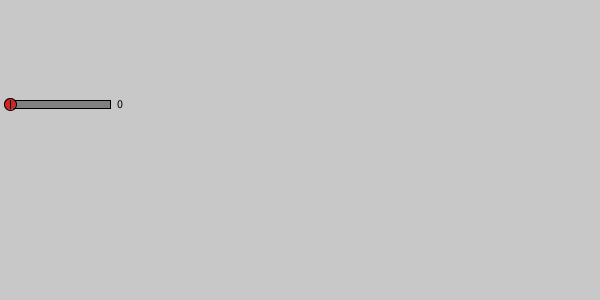
Frame 1 (no input)
Frame 60 (the mouse pressed at the canvas centre just before this capture): identical to frame 1, image omitted
Frame 120 (the mouse held since frame 60 and released just before this capture): identical to frame 1, image omitted

The Processing sketch that drew this single still picture (run headless with seeded random() and noise(); from frame 60 on, the mouse is pressed at the canvas centre):

// Processing sketch: sketch044
// ── sketch044.pde
int sliderX=10, sliderY=100, sliderWidth=100, sliderHeight=8;
color sliderColor = color(128,128,128);
int sliderPos=0, sliderMin=0, sliderMax=1000;
int value=0;

void setup ()
{
  size(600,300);
}

void draw ()
{
  background (200);
  drawSlider ();
}

void drawSlider ()
{
  fill (sliderColor); // The bar part
  rect (sliderX, sliderY, sliderWidth, sliderHeight);
  fill (200,40,40);   // Slider partl
  ellipse (sliderX+sliderPos, sliderY+sliderHeight/2,12,12);
  fill (0);
  line (sliderX+sliderPos, sliderY, sliderX+sliderPos, sliderY+sliderHeight);
  text (value, sliderX+sliderWidth+7, sliderY+sliderHeight);
}

void mouseDragged()
{
  if ((mouseY<sliderY) || (mouseY>sliderY+sliderHeight))
    return;
  if ((mouseX>=sliderX) && (mouseX<=sliderX+sliderWidth))
    sliderPos = mouseX - sliderX;
  value = (int)(((float)sliderPos/sliderWidth)*sliderMax + sliderMin);
}
